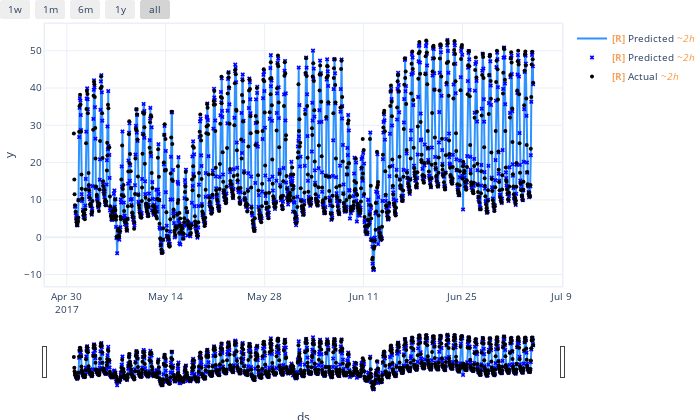

Notebook source saved alongside this figure:
### Code cell
m.highlight_nth_step_ahead_of_each_forecast(m.n_forecasts)
fig = m.plot(forecast)
fig.show()

### Figure 1 — Plotly figure (JSON) as saved in the notebook; plotly's stock layout.template omitted (floating-point values rounded to 4 significant figures; data arrays with more than 128 entries replaced by an {"elided": "..."} marker saying what was removed)
{"data": [{"line": {"color": "#2d92ff", "width": 2}, "mode": "lines", "name": "<b style=\"color:sandybrown\">[R]</b> Predicted <i style=\"color:#fc9944\">~2h</i>", "type": "scatter", "uid": "c8cf2325-ff7b-43d3-bb3f-5171dda6fa6b", "x": {"elided": "1000 str values"}, "y": {"elided": "1000 float values"}}, {"marker": {"color": "blue", "size": 4, "symbol": "x"}, "mode": "markers", "name": "<b style=\"color:sandybrown\">[R]</b> Predicted <i style=\"color:#fc9944\">~2h</i>", "type": "scatter", "uid": "8fbf8b76-e182-463c-a30d-e2298a4f652e", "x": {"elided": "1000 str values"}, "y": {"elided": "1000 float values"}}, {"marker": {"color": "black", "size": 4}, "mode": "markers", "name": "<b style=\"color:sandybrown\">[R]</b> Actual <i style=\"color:#fc9944\">~2h</i>", "type": "scatter", "uid": "50709caa-cac2-4677-835b-091b3319a401", "x": {"elided": "1000 str values"}, "y": {"elided": "1000 float values"}}], "layout": {"autosize": true, "font": {"size": 10}, "height": 420, "hovermode": "x unified", "margin": {"b": 0, "l": 0, "pad": 0, "r": 10, "t": 10}, "showlegend": true, "title": {"font": {"size": 12}}, "width": 700, "xaxis": {"linewidth": 1.5, "mirror": true, "rangeselector": {"buttons": [{"count": 7, "label": "1w", "step": "day", "stepmode": "backward"}, {"count": 1, "label": "1m", "step": "month", "stepmode": "backward"}, {"count": 6, "label": "6m", "step": "month", "stepmode": "backward"}, {"count": 1, "label": "1y", "step": "year", "stepmode": "backward"}, {"step": "all"}]}, "rangeslider": {"visible": true}, "showline": true, "title": {"text": "ds"}, "type": "date"}, "yaxis": {"linewidth": 1.5, "mirror": true, "showline": true, "title": {"text": "y"}}}}
